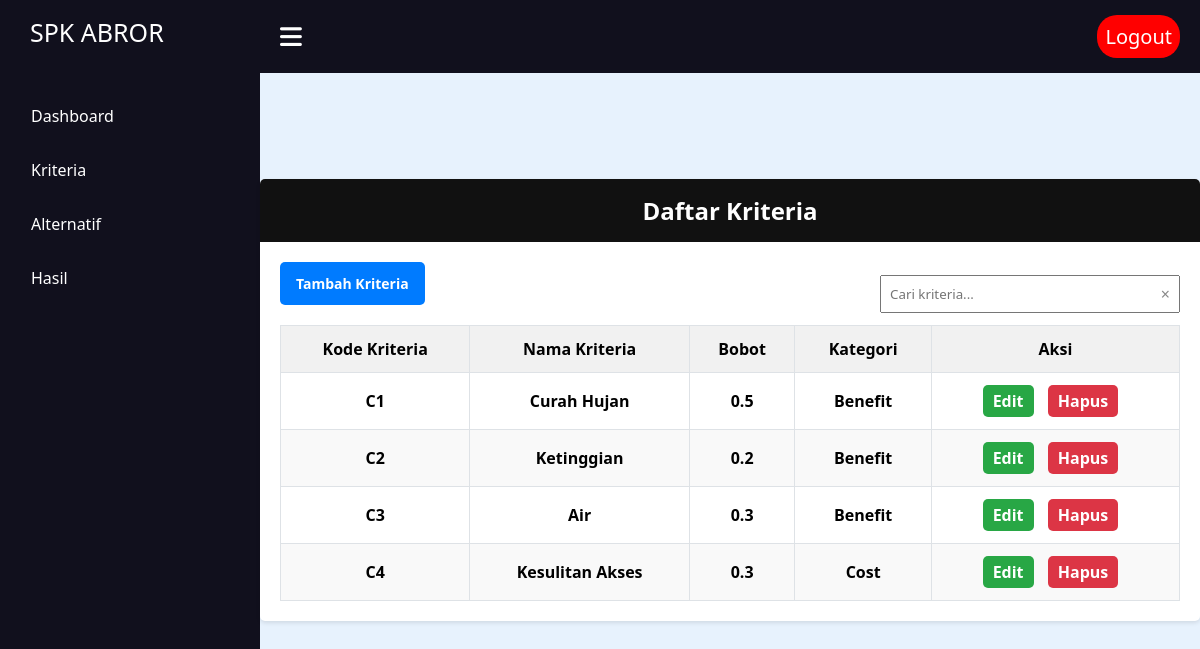
The page /index.php/kriteria on the database its author committed.
### tables this page shows
CREATE TABLE `kriteria` (
  `id` int(11) NOT NULL,
  `nama_kriteria` varchar(255) NOT NULL,
  `bobot` float NOT NULL,
  `kategori` enum('benefit','cost') NOT NULL
);

### application/controllers/Kriteria.php (called while the page is built, shortened)
<?php
class Kriteria extends CI_Controller
{
    public function __construct()
    {
        $this->load->model('Kriteria_model');
    }
    public function index()
    {
        $data['kriteria'] = $this->Kriteria_model->get_all_kriteria();
        $this->load->view('ly/header');
        $this->load->view('kriteria/index', $data);
        $this->load->view('ly/footer');
    }
}

### index.php (called while the page is built, shortened)
<?php
require_once BASEPATH.'core/CodeIgniter.php';

### application/models/Kriteria_model.php (called while the page is built, shortened)
<?php
class Kriteria_model extends CI_Model
{
    public function get_all_kriteria()
    {
        $query = $this->db->get('kriteria');
        return $query->result();
    }
}

### application/views/kriteria/index.php (the view, shortened to what this page needs)
<!DOCTYPE html>
<html>
<head>
    <link rel="stylesheet" type="text/css" href="<?php echo base_url('assets/css/kriteria/index.css'); ?>">
</head>
<body>
    <div class="card">
        <div class="card-header">
            <h1>Daftar Kriteria</h1>
        </div>
        <div class="card-body">
            <div class="top-bar">
                <a class="btn" href="<?php echo site_url('kriteria/create'); ?>">Tambah Kriteria</a>
                <div class="search-container">
                    <input type="text" id="searchInput" class="search-input" placeholder="Cari kriteria...">
                    <button id="clearButton" class="clear-button" title="Hapus pencarian">&times;</button>
                </div>
            </div>
            <table id="kriteriaTable">
                <thead>
                    <tr>
                        <th>Kode Kriteria</th>
                        <th>Nama Kriteria</th>
                        <th>Bobot</th>
                        <th>Kategori</th>
                        <th>Aksi</th>
                    </tr>
                </thead>
                <tbody>
                    <?php
                    $i = 1;
                    foreach ($kriteria as $k) : ?>
                        <tr>
                            <td><?php echo 'C' . $i++; ?></td>
                            <td><?php echo $k->nama_kriteria; ?></td>
                            <td><?php echo $k->bobot; ?></td>
                            <td><?php echo ucfirst($k->kategori); ?></td>
                            <td class="action-links">
                                <a href="<?php echo site_url('kriteria/edit/' . $k->id); ?>">Edit</a>
                                <a href="#" class="delete-link" data-url="<?php echo site_url('kriteria/destroy/' . $k->id); ?>">Hapus</a>
                            </td>
                        </tr>
                    <?php endforeach; ?>
                </tbody>
            </table>
        </div>
    </div>
</body>
</html>

### application/views/ly/header.php (shortened to what this page needs)
<!DOCTYPE html>
<html lang="en">
<head>
    <link rel="stylesheet" href="https://cdnjs.cloudflare.com/ajax/libs/font-awesome/6.2.1/css/all.min.css" />
    <link rel="stylesheet" type="text/css" href="<?php echo base_url('assets/css/header.css'); ?>">
</head>
<body>
    <nav class="sidebar">
        <a href="<?php echo base_url('pohon'); ?>" class="logo">SPK ABROR</a>
        <div class="menu-content">
            <ul class="menu-items">
                <li class="item">
                    <a href="<?php echo base_url('dashboard'); ?>">Dashboard</a>
                </li>
                <li class="item">
                    <a href="<?php echo site_url('kriteria'); ?>">Kriteria</a>
                </li>
                <li class="item">
                    <a href="<?php echo base_url('pohon'); ?>">Alternatif</a>
                </li>
                <li class="item">
                    <a href="<?php echo site_url('wp'); ?>">Hasil</a>
                </li>
    </nav>
    <nav class="navbar">
        <i class="fa-solid fa-bars" id="sidebar-close"></i>
        <a href="<?php echo site_url('auth/logout'); ?>" class="logout-link">Logout</a>
    </nav>
    <main class="main">

### application/views/ly/footer.php (shortened to what this page needs)
</main>
</body>
</html>

### assets/css/header.css (style rules this page uses)
* { margin: 0; padding: 0; box-sizing: border-box; }
.sidebar { position: fixed; height: 100%; width: 260px; background: #11101d; padding: 15px; z-index: 99; margin: 0; }
.logo { font-size: 25px; padding: 0 15px; }
.sidebar a { color: #fff; text-decoration: none; }
.menu-content { position: relative; height: 100%; width: 100%; margin-top: 40px; overflow-y: scroll; }
.menu-items { height: 100%; width: 100%; list-style: none; transition: all 0.4s ease; }
.item a, .submenu-item { padding: 16px; display: inline-block; width: 100%; border-radius: 12px; }
.navbar, .main { left: 260px; width: calc(100% - 260px); transition: all 0.5s ease; z-index: 1000; }
.navbar { position: fixed; color: #fff; padding: 15px 20px; font-size: 25px; background: #11101d; cursor: pointer; display: flex; justify-content: space-between; align-items: center; }
.navbar #sidebar-close { cursor: pointer; }
.main { position: relative; display: flex; align-items: center; justify-content: center; height: 100vh; z-index: 100; background: #e7f2fd; }
.main h1 { color: #ffffff; font-size: 40px; text-align: center; }
.logout-link { margin-left: auto; display: flex; align-items: center; justify-content: center; padding: 8px 8px; background-color: #ff0000; color: white; text-decoration: none; border-radius: 20px; transition: background-color 0.3s; font-size: 20px; }

### assets/css/kriteria/index.css (style rules this page uses)
* { padding: 0; margin: 0; font-family: Segoe UI Historic, Segoe UI, Helvetica, Arial, sans-serif }
body { background-color: #f8f9fa; }
.card { background: #fff; border-radius: 5px; box-shadow: 0 2px 4px rgba(0, 0, 0, 0.1); margin: 20px auto; max-width: 1200px; width: 100%; padding: 0; overflow: hidden; }
.card-header { background-color: #111111; color: #fff; padding: 15px; text-align: center; }
.card-header h1 { margin: 0; font-size: 1.5em; }
.card-body { padding: 20px; }
.btn { display: inline-block; padding: 10px 15px; font-size: 14px; font-weight: 900; line-height: 1.5; text-align: center; white-space: nowrap; vertical-align: middle; border: 1px solid transparent; border-radius: 5px; color: #fff; background-color: #007bff; text-decoration: none; margin-bottom: 20px; }
table { width: 100%; border-collapse: collapse; font-weight: 900; }
table, th, td { border: 1px solid #dee2e6; text-align: center; }
th, td { padding: 12px; }
th { background-color: #f1f1f1; }
tr:nth-child(even) { background-color: #f9f9f9; }
.action-links a { display: inline-block; margin-right: 10px; padding: 5px 10px; border-radius: 5px; color: #fff; text-decoration: none; }
.action-links a[href*="edit"] { background-color: #28a745; }
.action-links a.delete-link { background-color: #dc3545; }

### application/views/kriteria/index.php (style rules this page uses)
.card-body { display: flex; flex-direction: column; }
.top-bar { display: flex; justify-content: space-between; align-items: center; }
.search-container { position: relative; display: flex; align-items: center; width: 300px; }
.search-input { padding: 8px; box-sizing: border-box; width: 100%; padding-right: 30px; }
.clear-button { position: absolute; right: 10px; top: 50%; transform: translateY(-50%); background: none; border: none; cursor: pointer; font-size: 16px; color: #888; }

### rows shown on the page
kriteria: nama_kriteria "Curah Hujan", bobot "0.5", kategori "Benefit"
kriteria: nama_kriteria "Ketinggian", bobot "0.2", kategori "Benefit"
kriteria: nama_kriteria "Air", bobot "0.3", kategori "Benefit"
kriteria: nama_kriteria "Kesulitan Akses", bobot "0.3", kategori "Cost"
